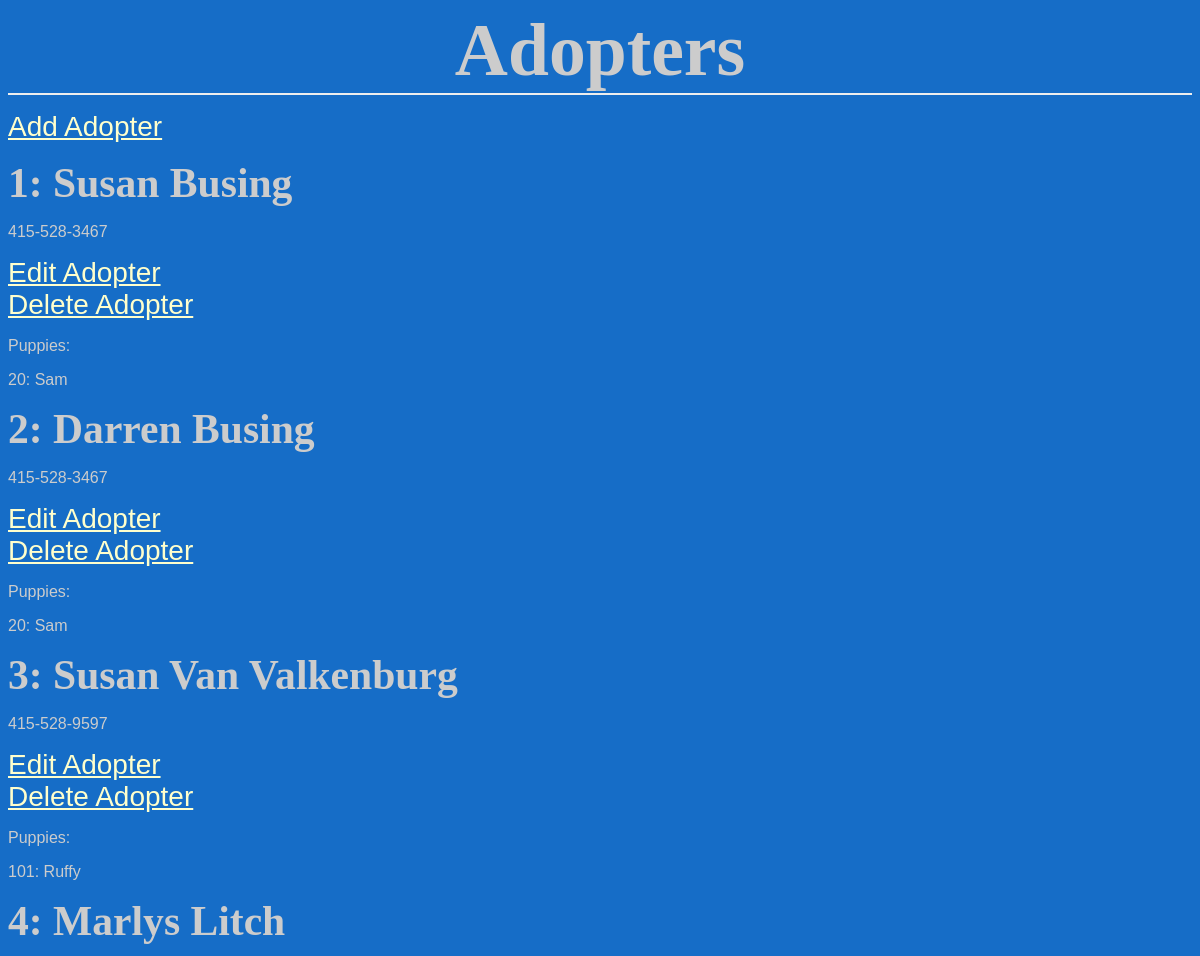
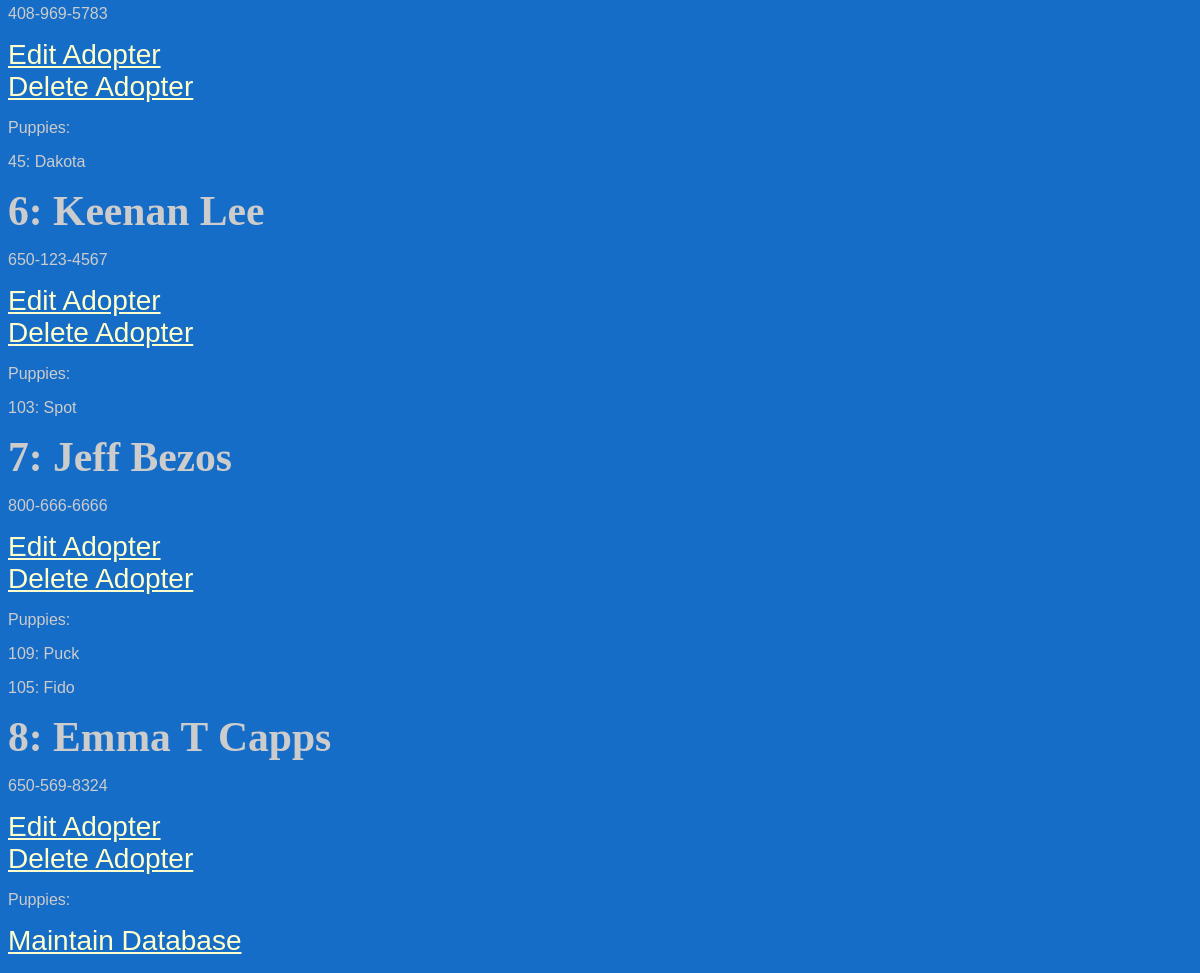
/puppyproject/employees/adopters/, run on the app's committed database (2 pictures, top to bottom).
### dbsetup.py (models this page shows, shortened)
class Adopter(Base):
    __tablename__ = 'adopter'
    id = Column(Integer, primary_key=True)
    name = Column(String(250), nullable=False)
    phone = Column(String(10))

class Puppy(Base):
    __tablename__ = 'puppy'
    id = Column(Integer, primary_key=True)
    name = Column(String(250), nullable=False)
    breed = Column(String(30))
    gender = Column(String(6), nullable = False)
    dateOfBirth = Column(Date)
    shelter_id = Column(Integer, ForeignKey('shelter.id'))
    shelter = relationship(Shelter)
    profile_id = Column(Integer, ForeignKey('profile.id'))
    profile = relationship(Profile, uselist = False)
    weight = Column(Numeric(10))
    adopters = relationship(Adopter, secondary = association_table, backref = "puppies")

### finalproject.py (the view)
@app.route('/puppyproject/employees/adopters/')
def showAdopters():
    adopters = session.query(Adopter).all()
    return render_template('adopters.html',adopters = adopters)

### templates/adopters.html (shortened to what this page needs)
<html>
<head>
<link rel = “stylesheet” src=”//normalize-css.googlecode.com/svn/trunk/normalize.css>
</head>
<head>
	<link rel=stylesheet type=text/css href="{{ url_for('static', filename='styles.css') }}">
    </head>
<body>
<h1>{{"Adopters"}}</h1>
    <p> <a href = {{url_for('newAdopter')}}>Add Adopter</a></p>
{% for i in adopters %}
<div>
<p><h2>{{i.id}}{{": "}} {{i.name}}</h2>
  <p>{{i.phone}}</p>
    <a href = {{url_for('editAdopter', adopter_id = i.id)}}>Edit Adopter</a></br>
    <a href = {{url_for('deleteAdopter', adopter_id = i.id)}}>Delete Adopter</a></p>
    <p>{{"Puppies: "}}</p>
    {% for pup in i.puppies: %}
        <p>{{pup.id}}{{": "}}{{pup.name}}</p>
    {% endfor %}
</div>
{% endfor %}
    <p> <a href = {{url_for('maintainDatabase')}}>Maintain Database</a></p>
</body>
</html>

### static/styles.css (style rules this page uses)
body { font-family: sans-serif; background-color: #166DC7; background-image: url("pineapple.png") }
h1, h2, h3, h4 { color: #CCCCCC; }
h1, h2 { font-family: 'Georgia', serif; margin: 0; }
h1 { border-bottom: 2px solid #eee; text-align: center; }
h1 { font-size: 4.6em; }
h2 { font-size: 2.6em; }
p ,dd,dt { color: #CCCCCC; }
a { text-decoration: underline; color:#FFFFCC; font-size: 1.75em; }

### data on the page
Adopter: id "1", value ":", name "Susan Busing", phone "415-528-3467", value "Puppies:"
Puppy: id "20", value ":", name "Sam"
Adopter: id "2", value ":", name "Darren Busing", phone "415-528-3467", value "Puppies:"
Adopter: id "3", value ":", name "Susan Van Valkenburg", phone "415-528-9597", value "Puppies:"
Puppy: id "101", value ":", name "Ruffy"
Adopter: id "4", value ":", name "Marlys Litch", phone "408-969-5783", value "Puppies:"
Puppy: id "45", value ":", name "Dakota"
Adopter: id "6", value ":", name "Keenan Lee", phone "650-123-4567", value "Puppies:"
Puppy: id "103", value ":", name "Spot"
Adopter: id "7", value ":", name "Jeff Bezos", phone "800-666-6666", value "Puppies:"
Puppy: id "109", value ":", name "Puck"
Puppy: id "105", value ":", name "Fido"
Adopter: id "8", value ":", name "Emma T Capps", phone "650-569-8324", value "Puppies:"

### other printed values
{{ "Adopters" }} "Adopters"
